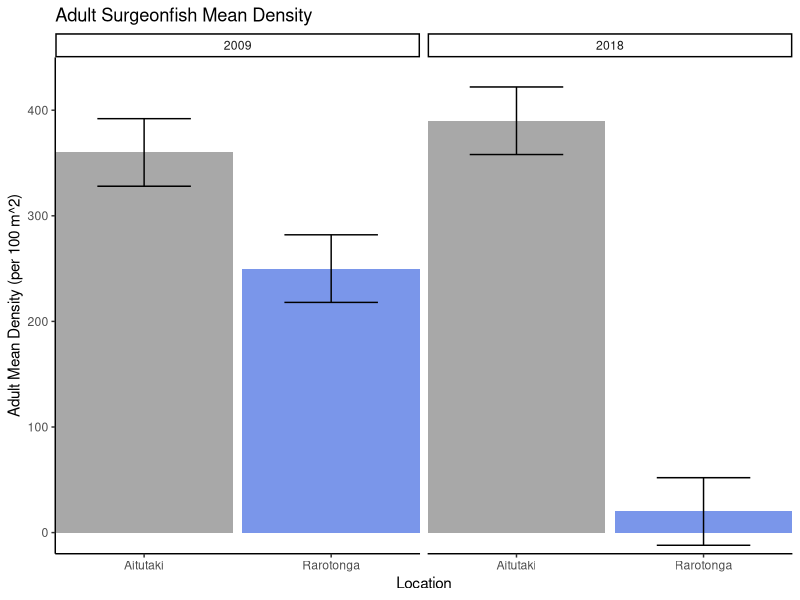
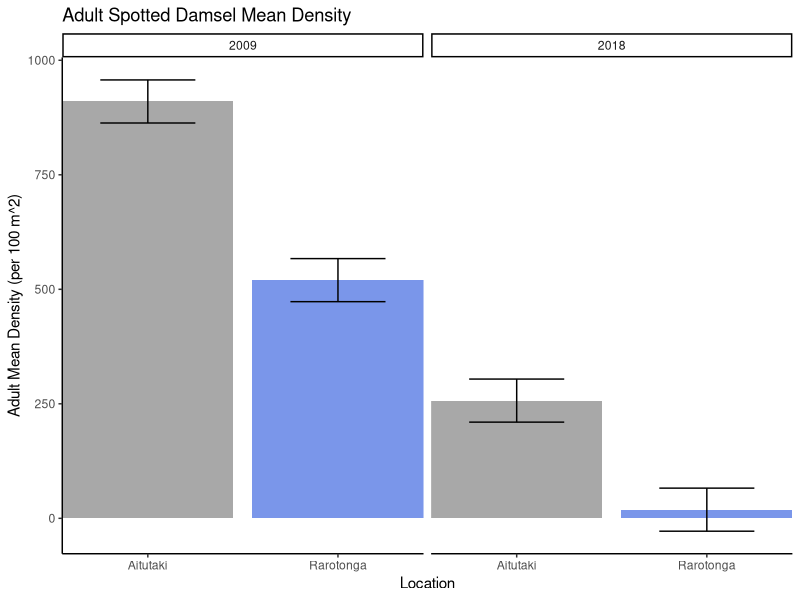
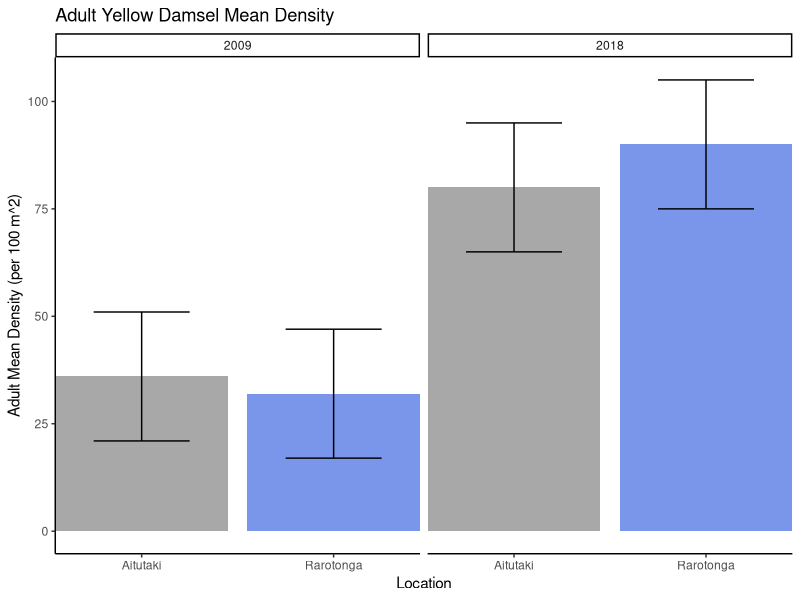
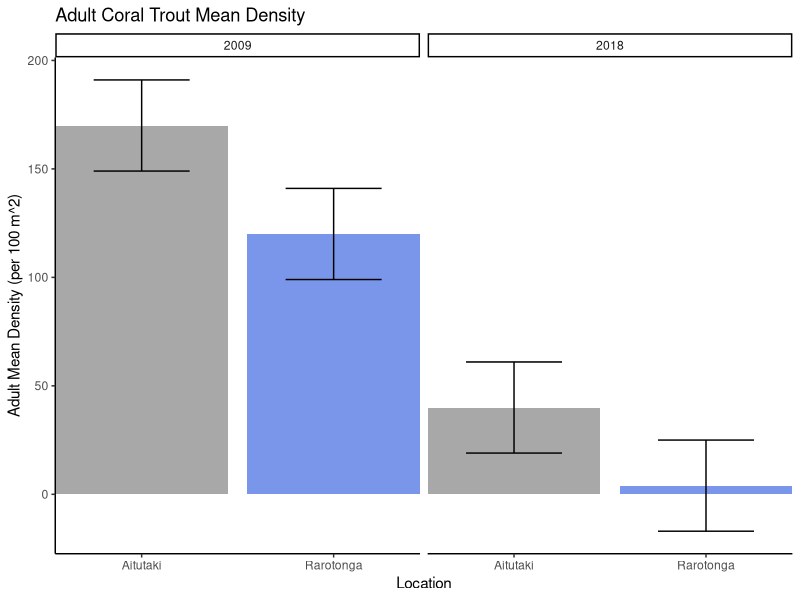
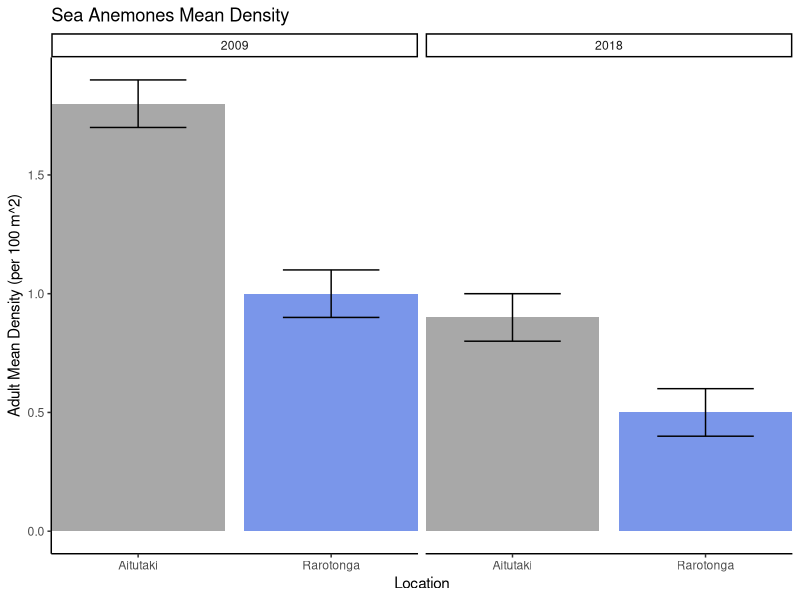
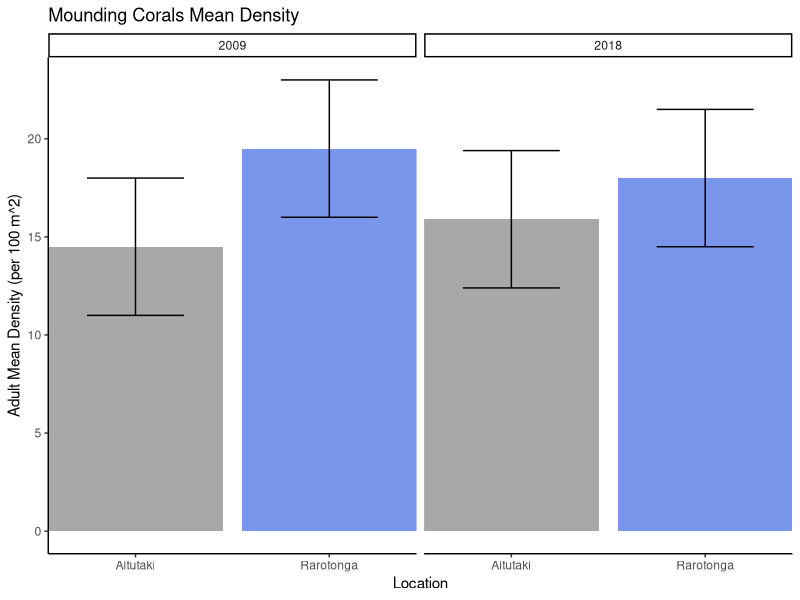
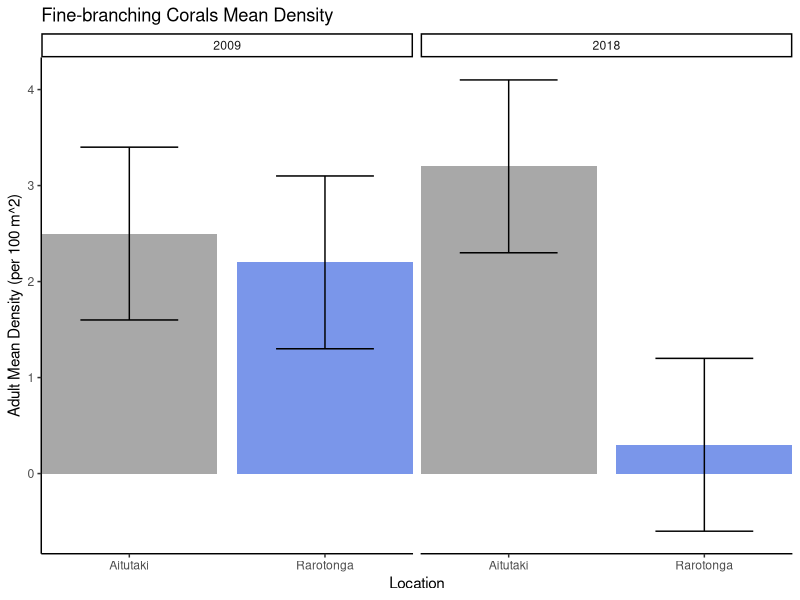
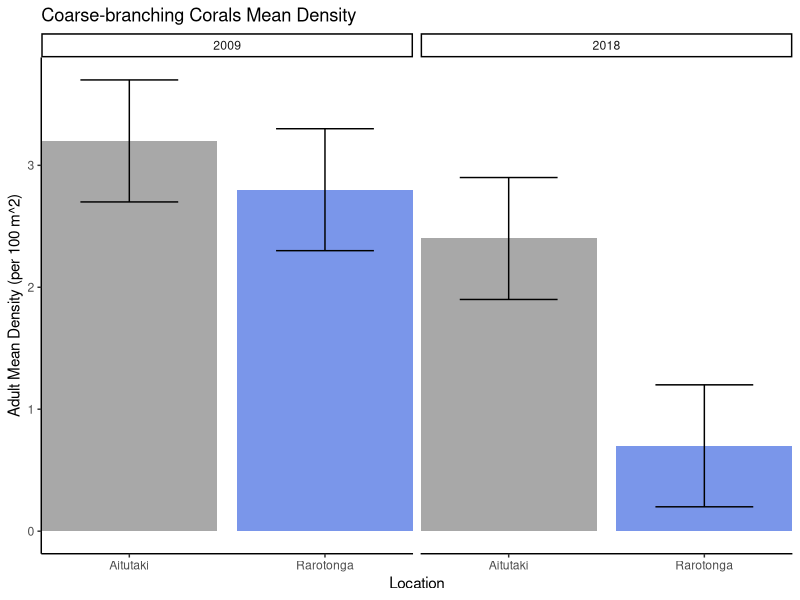

Recreate these plots in R, in order.
## ---- chunk 1
knitr::opts_chunk$set(echo = TRUE)
## ---- chunk 2
library(tidyverse)
library(dplyr)
library(readxl)
library(RColorBrewer)
## ---- chunk 3
adults <- read_excel("04_Data_set_1.xlsx", sheet = "adults")
recruits <- read_excel("04_Data_set_1.xlsx", sheet = "recruits")
## ---- chunk 4
surgeon <- adults %>% 
  filter(organism == "surgeonfish") 
yellow <- adults %>%
  filter(organism == "yellow damsel")
spotted <- adults %>%
  filter(organism == "spotted damsel")
trout <- adults %>%
  filter(organism == "coral trout")
sea_an <- adults %>%
  filter(organism == "sea anemones")
mound_coral <- adults %>%
  filter(organism == "mounding corals")
fine_coral <- adults %>%
  filter(organism == "fine-branching corals")
coarse_corals <- adults %>%
  filter(organism == "coarse-branching corals")
algae <- adults %>%
  filter(organism == "algae")
## ---- chunk 5
##surgeon graph
ggplot(surgeon, aes(x = location, y = density, fill = location)) +
  geom_col(width = 0.95, alpha = 0.7) +
  geom_errorbar(aes(ymin = density - ci, ymax = density + ci), width = 0.5) +
  facet_wrap(~year) +
   scale_y_continuous(expand = c(0,0), limits = c(-20,450), breaks = seq(0,400,100)) + 
  scale_x_discrete(expand = c(0,0)) + 
  scale_fill_manual(name = "", values = c("grey51", "royalblue")) +
  theme_classic() + 
  theme(legend.position = "none") +
  labs(y = "Adult Mean Density (per 100 m^2)",
       x = "Location",
       title = "Adult Surgeonfish Mean Density")

##spotted damsel graph
ggplot(spotted, aes(x = location, y = density, fill = location)) +
  geom_col(width = 0.90, alpha = 0.7) +
  geom_errorbar(aes(ymin = density - ci, ymax = density + ci), width = 0.5) +
  facet_wrap(~year) +
   #scale_y_continuous(expand = c(0,0), limits = c(-20,450), breaks = seq(0,400,100)) + 
  scale_x_discrete(expand = c(0,0)) + 
  scale_fill_manual(name = "", values = c("grey51", "royalblue")) +
  theme_classic() + 
  theme(legend.position = "none") +
  labs(y = "Adult Mean Density (per 100 m^2)",
       x = "Location",
       title = "Adult Spotted Damsel Mean Density")

##yellow damsel graph
ggplot(yellow, aes(x = location, y = density, fill = location)) +
  geom_col(width = 0.90, alpha = 0.7) +
  geom_errorbar(aes(ymin = density - ci, ymax = density + ci), width = 0.5) +
  facet_wrap(~year) +
   #scale_y_continuous(expand = c(0,0), limits = c(-20,450), breaks = seq(0,400,100)) + 
  scale_x_discrete(expand = c(0,0)) + 
  scale_fill_manual(name = "", values = c("grey51", "royalblue")) +
  theme_classic() + 
  theme(legend.position = "none") +
  labs(y = "Adult Mean Density (per 100 m^2)",
       x = "Location",
       title = "Adult Yellow Damsel Mean Density")

##trout graph
ggplot(trout, aes(x = location, y = density, fill = location)) +
  geom_col(width = 0.90, alpha = 0.7) +
  geom_errorbar(aes(ymin = density - ci, ymax = density + ci), width = 0.5) +
  facet_wrap(~year) +
   #scale_y_continuous(expand = c(0,0), limits = c(-20,450), breaks = seq(0,400,100)) + 
  scale_x_discrete(expand = c(0,0)) + 
  scale_fill_manual(name = "", values = c("grey51", "royalblue")) +
  theme_classic() + 
  theme(legend.position = "none") +
  labs(y = "Adult Mean Density (per 100 m^2)",
       x = "Location",
       title = "Adult Coral Trout Mean Density")

##sea anemones graph
ggplot(sea_an, aes(x = location, y = density, fill = location)) +
  geom_col(width = 0.90, alpha = 0.7) +
  geom_errorbar(aes(ymin = density - ci, ymax = density + ci), width = 0.5) +
  facet_wrap(~year) +
   #scale_y_continuous(expand = c(0,0), limits = c(-20,450), breaks = seq(0,400,100)) + 
  scale_x_discrete(expand = c(0,0)) + 
  scale_fill_manual(name = "", values = c("grey51", "royalblue")) +
  theme_classic() + 
  theme(legend.position = "none") +
  labs(y = "Adult Mean Density (per 100 m^2)",
       x = "Location",
       title = "Sea Anemones Mean Density")

##mounding corals graph
ggplot(mound_coral, aes(x = location, y = density, fill = location)) +
  geom_col(width = 0.90, alpha = 0.7) +
  geom_errorbar(aes(ymin = density - ci, ymax = density + ci), width = 0.5) +
  facet_wrap(~year) +
   #scale_y_continuous(expand = c(0,0), limits = c(-20,450), breaks = seq(0,400,100)) + 
  scale_x_discrete(expand = c(0,0)) + 
  scale_fill_manual(name = "", values = c("grey51", "royalblue")) +
  theme_classic() + 
  theme(legend.position = "none") +
  labs(y = "Adult Mean Density (per 100 m^2)",
       x = "Location",
       title = "Mounding Corals Mean Density")

##fine-branching corals graph
ggplot(fine_coral, aes(x = location, y = density, fill = location)) +
  geom_col(width = 0.90, alpha = 0.7) +
  geom_errorbar(aes(ymin = density - ci, ymax = density + ci), width = 0.5) +
  facet_wrap(~year) +
   #scale_y_continuous(expand = c(0,0), limits = c(-20,450), breaks = seq(0,400,100)) + 
  scale_x_discrete(expand = c(0,0)) + 
  scale_fill_manual(name = "", values = c("grey51", "royalblue")) +
  theme_classic() + 
  theme(legend.position = "none") +
  labs(y = "Adult Mean Density (per 100 m^2)",
       x = "Location",
       title = "Fine-branching Corals Mean Density")


## coarse-branching corals corals graph
ggplot(coarse_corals, aes(x = location, y = density, fill = location)) +
  geom_col(width = 0.90, alpha = 0.7) +
  geom_errorbar(aes(ymin = density - ci, ymax = density + ci), width = 0.5) +
  facet_wrap(~year) +
   #scale_y_continuous(expand = c(0,0), limits = c(-20,450), breaks = seq(0,400,100)) + 
  scale_x_discrete(expand = c(0,0)) + 
  scale_fill_manual(name = "", values = c("grey51", "royalblue")) +
  theme_classic() + 
  theme(legend.position = "none") +
  labs(y = "Adult Mean Density (per 100 m^2)",
       x = "Location",
       title = "Coarse-branching Corals Mean Density")

## algae graph
ggplot(algae, aes(x = location, y = density, fill = location)) +
  geom_col(width = 0.90, alpha = 0.7) +
  geom_errorbar(aes(ymin = density - ci, ymax = density + ci), width = 0.5) +
  facet_wrap(~year) +
   #scale_y_continuous(expand = c(0,0), limits = c(-20,450), breaks = seq(0,400,100)) + 
  scale_x_discrete(expand = c(0,0)) + 
  scale_fill_manual(name = "", values = c("grey51", "royalblue")) +
  theme_classic() + 
  theme(legend.position = "none") +
  labs(y = "Adult Mean Density (per 100 m^2)",
       x = "Location",
       title = "Algae Mean Density")

## ---- chunk 6
surgeon_recruit <- recruits %>% 
  filter(fish == "surgeonfish") 
yellow_recruits <- recruits %>%
  filter(fish == "yellow damsel")
spotted_recruits <- recruits %>%
  filter(fish == "spotted damsel")
trout_recruits <- recruits %>%
  filter(fish == "coral trout")

## ---- chunk 7
##surgeon graph
ggplot(surgeon_recruit, aes(x = location, y = recruits, fill = location)) +
  geom_col(width = 0.95, alpha = 0.7) +
  geom_errorbar(aes(ymin = recruits - ci, ymax = recruits + ci), width = 0.5) +
  facet_wrap(~year) +
   #scale_y_continuous(expand = c(0,0), limits = c(-20,450), breaks = seq(0,400,100)) + 
  scale_x_discrete(expand = c(0,0)) + 
  scale_fill_manual(name = "", values = c("grey51", "royalblue")) +
  theme_classic() + 
  theme(legend.position = "none") +
  labs(y = "Recruit Mean Density (per m^2 of Fine-branching Coral)",
       x = "Location",
       title = "Recruit Surgeonfish Mean Density")

##spotted damsel graph
ggplot(spotted_recruits, aes(x = location, y = recruits, fill = location)) +
  geom_col(width = 0.90, alpha = 0.7) +
  geom_errorbar(aes(ymin = recruits - ci, ymax = recruits + ci), width = 0.5) +
  facet_wrap(~year) +
   #scale_y_continuous(expand = c(0,0), limits = c(-20,450), breaks = seq(0,400,100)) + 
  scale_x_discrete(expand = c(0,0)) + 
  scale_fill_manual(name = "", values = c("grey51", "royalblue")) +
  theme_classic() + 
  theme(legend.position = "none") +
  labs(y = "Recruit Mean Density (per m^2 of Sea Anenome)",
       x = "Location",
       title = "Recruit Spotted Damsel Mean Density")

##yellow damsel graph
ggplot(yellow_recruits, aes(x = location, y = recruits, fill = location)) +
  geom_col(width = 0.90, alpha = 0.7) +
  geom_errorbar(aes(ymin = recruits - ci, ymax = recruits + ci), width = 0.5) +
  facet_wrap(~year) +
   #scale_y_continuous(expand = c(0,0), limits = c(-20,450), breaks = seq(0,400,100)) + 
  scale_x_discrete(expand = c(0,0)) + 
  scale_fill_manual(name = "", values = c("grey51", "royalblue")) +
  theme_classic() + 
  theme(legend.position = "none") +
  labs(y = "Recruit Mean Density (per m^2 of Mounding Coral)",
       x = "Location",
       title = "Recruit Yellow Damsel Mean Density")

##trout graph
ggplot(trout_recruits, aes(x = location, y = recruits, fill = location)) +
  geom_col(width = 0.90, alpha = 0.7) +
  geom_errorbar(aes(ymin = recruits - ci, ymax = recruits + ci), width = 0.5) +
  facet_wrap(~year) +
   #scale_y_continuous(expand = c(0,0), limits = c(-20,450), breaks = seq(0,400,100)) + 
  scale_x_discrete(expand = c(0,0)) + 
  scale_fill_manual(name = "", values = c("grey51", "royalblue")) +
  theme_classic() + 
  theme(legend.position = "none") +
  labs(y = "Recruit Mean Density (per m^2 of Coarse-branching Coral)",
       x = "Location",
       title = "Recruit Coral Trout Mean Density")

## ---- chunk 8
recruits_q3 <- read_excel("04_Data_set_1.xlsx", sheet = "recruits_3") %>%
  filter(recruits_100m > 0) 
  #left_join(adults, by = c("fish" = "organism"))

surgeon_recruit_q3 <- recruits_q3 %>% 
  filter(fish == "surgeonfish") 
yellow_recruits_q3 <- recruits_q3 %>%
  filter(fish == "yellow damsel")
spotted_recruits_q3 <- recruits_q3 %>%
  filter(fish == "spotted damsel")
trout_recruits_q3 <- recruits_q3 %>%
  filter(fish == "coral trout")

plot(surgeon$density, surgeon_recruit_q3$recruits_100m, xlab = "Adult Density (per 100m2)", ylab = "Recruitment Density (per 100m2)", main = "Surgeonfish Adult vs Recruitment Density")
abline(fit1 <- lm(surgeon_recruit_q3$recruits_100m ~ surgeon$density))
legend("top", bty="n", legend=paste("R2 =", 
       format(summary(fit1)$r.squared, digits=4)))

plot(yellow$density, yellow_recruits_q3$recruits_100m, xlab = "Adult Density (per 100m2)", ylab = "Recruitment Density (per 100m2)", main = "Yellow Damsel Adult vs Recruitment Density")
abline(fit2 <- lm(yellow_recruits_q3$recruits_100m ~ yellow$density))
legend("top", bty="n", legend=paste("R2 =", 
       format(summary(fit2)$r.squared, digits=4)))

plot(spotted$density, spotted_recruits_q3$recruits_100m, xlab = "Adult Density (per 100m2)", ylab = "Recruitment Density (per 100m2)", main = "Spotted Damsel Adult vs Recruitment Density")
abline(fit3 <- lm(spotted_recruits_q3$recruits_100m ~ spotted$density))
legend("top", bty="n", legend=paste("R2 =", 
       format(summary(fit3)$r.squared, digits=4)))

plot(trout$density, trout_recruits_q3$recruits_100m, xlab = "Adult Density (per 100m2)", ylab = "Recruitment Density (per 100m2)", main = "Coral Trout Damsel Adult vs Recruitment Density")
abline(fit4 <- lm(trout_recruits_q3$recruits_100m ~ trout$density))
legend("top", bty="n", legend=paste("R2 =", 
       format(summary(fit4)$r.squared, digits=4)))
## ---- chunk 9
plot(fine_coral$density, surgeon$density, xlab = "Fine-branching Coral Density (m2 per 100m2)", ylab = "Surgeonfish Adult Density (per 100m2)", main = "Fine-branching Coral Density vs Surgeonfish Adult Density")
abline(fit_fine <- lm(surgeon$density ~ fine_coral$density ))
legend("top", bty="n", legend=paste("R2 =", 
       format(summary(fit_fine)$r.squared, digits=4)))

plot(coarse_corals$density, trout$density, xlab = "Coarse-branching Coral Density (m2 per 100m2)", ylab = "Coral Trout Adult Density (per 100m2)", main = "Coarse-branching Coral Density vs Coral Trout Adult Density")
abline(fit_coarse <- lm(trout$density ~ coarse_corals$density ))
legend("top", bty="n", legend=paste("R2 =", 
       format(summary(fit_coarse)$r.squared, digits=4)))

plot(mound_coral$density, yellow$density, xlab = "Mounding Coral Density (m2 per 100m2)", ylab = "Yellow Damsel Adult Density (per 100m2)", main = "Mounding Coral Density vs Yellow Damsel Adult Density")
abline(fit_mound <- lm(yellow$density ~ mound_coral$density ))
legend("top", bty="n", legend=paste("R2 =", 
       format(summary(fit_mound)$r.squared, digits=4)))

plot(sea_an$density, spotted$density, xlab = "Sea Anenome Density (m2 per 100m2)", ylab = "Spotted Damsel Adult Density (per 100m2)", main = "Sea Anenome Density vs Spotted Damsel Adult Density")
abline(fit_sea <- lm(spotted$density ~ sea_an$density ))
legend("top", bty="n", legend=paste("R2 =", 
       format(summary(fit_sea)$r.squared, digits=4)))
